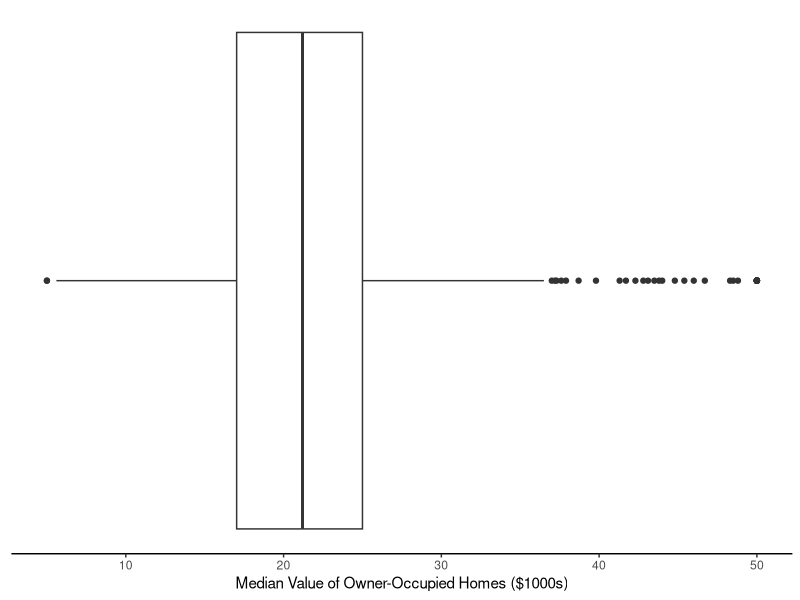
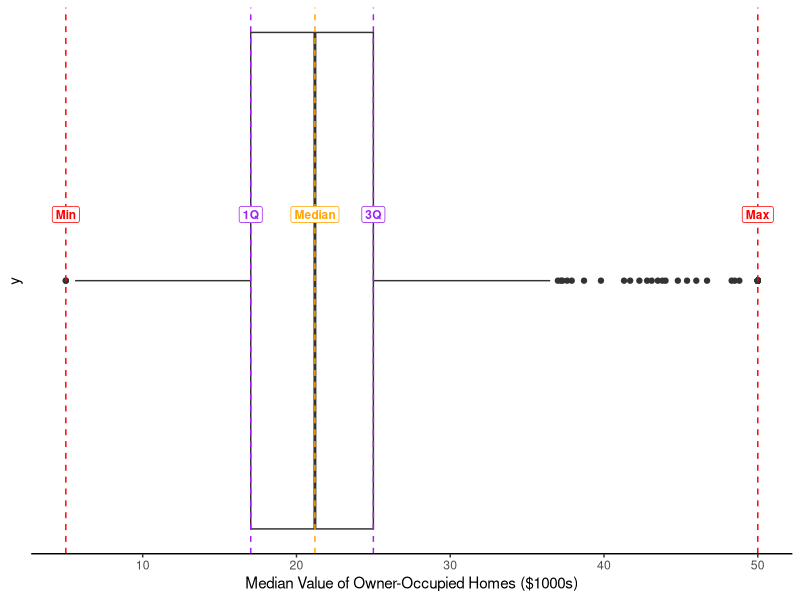
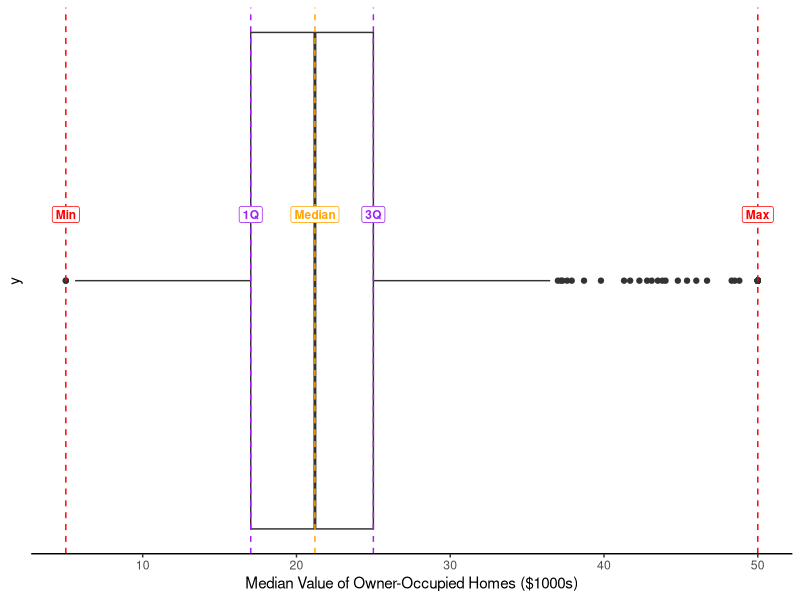
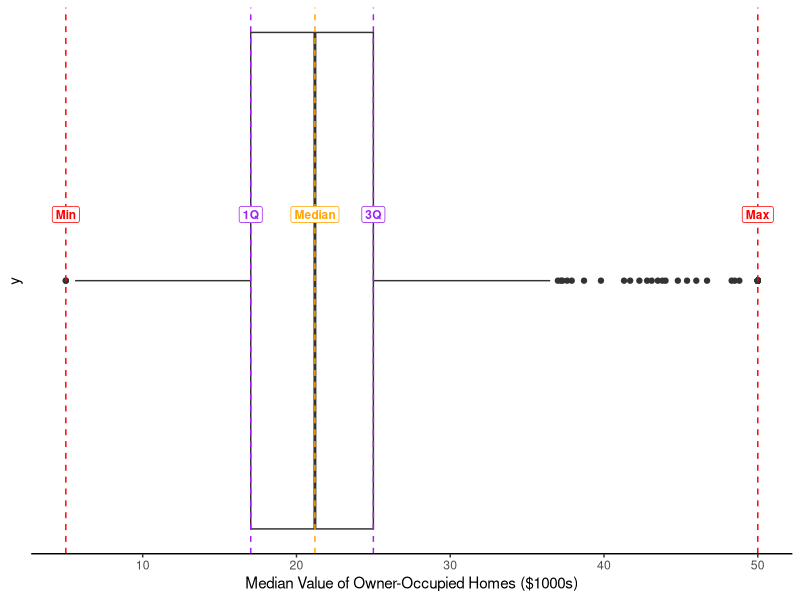
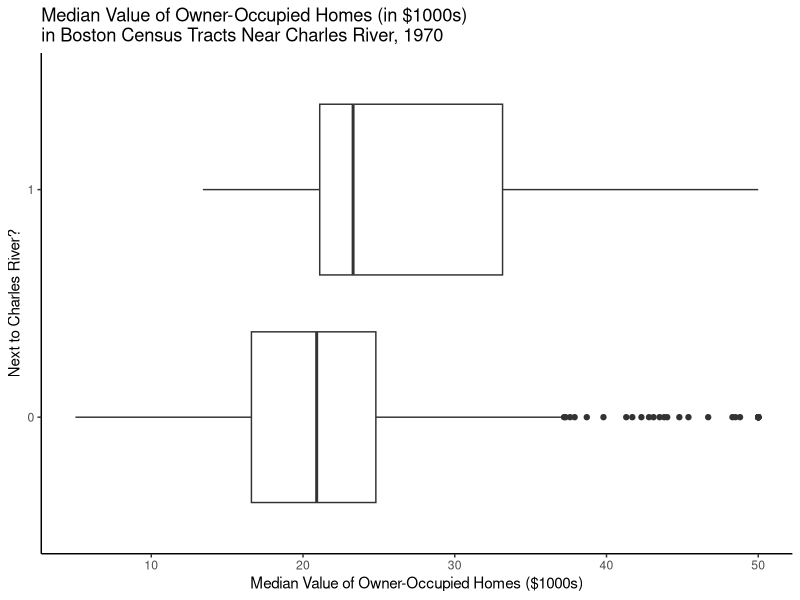
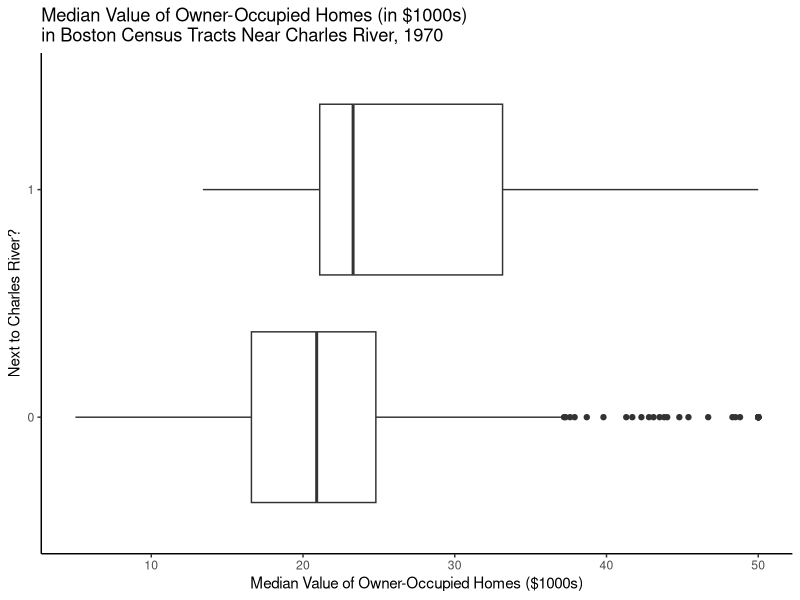
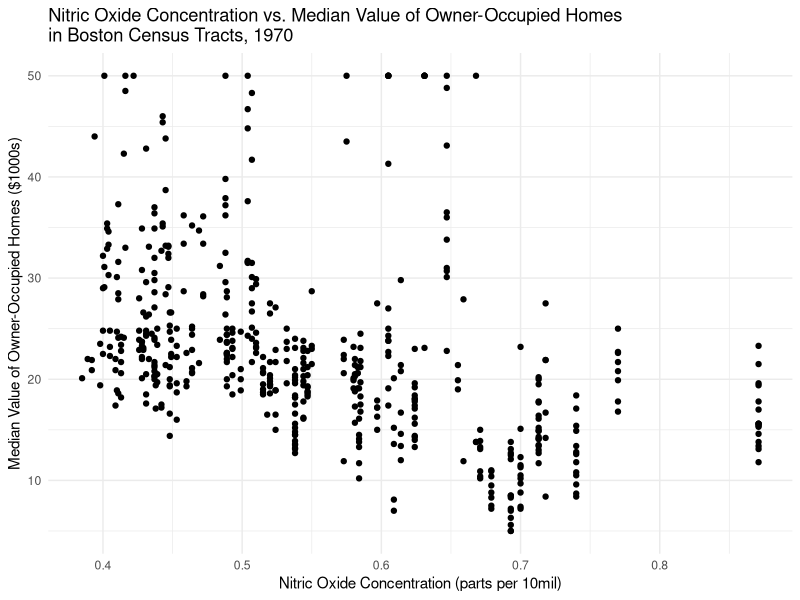
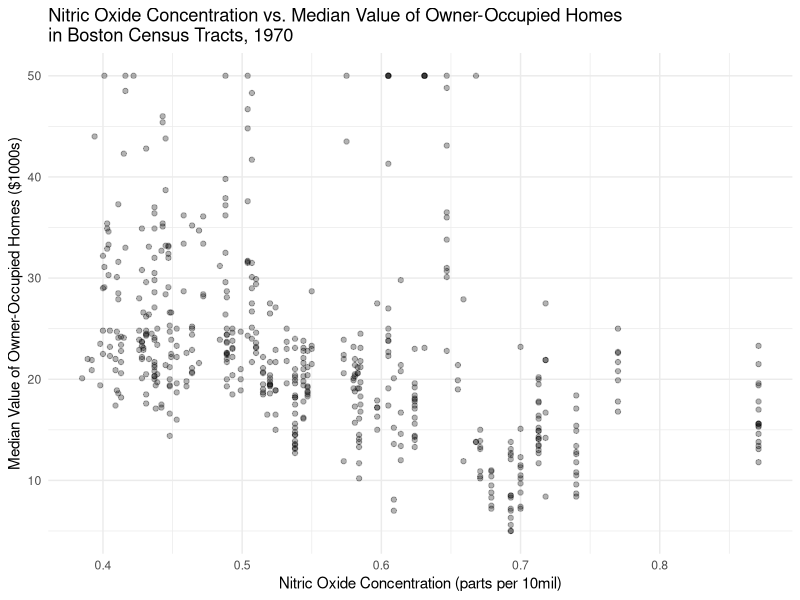

The R script that drew these images, in order: (Note: this script raises an error after producing the figures.)
## ---- chunk 1
library(mlbench)
library(ggplot2)
data(BostonHousing2)
## ---- chunk 2
ggplot(BostonHousing2, aes(x = medv)) +
  geom_boxplot() + theme_classic() + 
  theme(axis.text.y = element_blank(),
        axis.ticks.y = element_blank(),
        axis.line.y = element_blank()) +
  labs(x = "Median Value of Owner-Occupied Homes ($1000s)")
## ---- chunk 3
#| echo: false
ggplot(BostonHousing2, aes(x = medv)) +
  geom_boxplot() + theme_classic() + 
  theme(axis.text.y = element_blank(),
        axis.ticks.y = element_blank(),
        axis.line.y = element_blank()) +
  labs(x = "Median Value of Owner-Occupied Homes ($1000s)") +
  geom_vline(aes(xintercept = min(medv)), 
              color = "red", 
             linetype="dashed") +
  geom_vline(aes(xintercept = max(medv)), 
              color = "red", 
             linetype="dashed") + 
  geom_vline(aes(xintercept = median(medv)), 
              color = "orange", 
             linetype="dashed") + 
  geom_vline(aes(xintercept = quantile(medv)[2]), 
              color = "purple", 
             linetype="dashed") +
  geom_vline(aes(xintercept = quantile(medv)[4]), 
              color = "purple", 
             linetype="dashed") +
  annotate("label", x = min(BostonHousing2$medv), y = 0.1, size = 3, 
           label = "Min", color = "red", fontface = "bold") +
  annotate("label", x = quantile(BostonHousing2$medv, 0.25), y = 0.1, size = 3, 
           label = "1Q", color = "purple", fontface = "bold") +
  annotate("label", x = median(BostonHousing2$medv), y = 0.1, size = 3, 
           label = "Median", color = "orange", fontface = "bold") +
  annotate("label", x = quantile(BostonHousing2$medv, 0.75), y = 0.1, size = 3, 
           label = "3Q", color = "purple", fontface = "bold") +
  annotate("label", x = max(BostonHousing2$medv), y = 0.1, size = 3, 
           label = "Max", color = "red", fontface = "bold")
## ---- chunk 4
summary(BostonHousing2$medv)
summary(BostonHousing2$medv)[c(2, 5)] + c(-1, 1) * 1.5 * IQR(BostonHousing2$medv)
## ---- chunk 5
#| echo: false
ggplot(BostonHousing2, aes(x = medv)) +
  geom_boxplot() + theme_classic() + 
  theme(axis.text.y = element_blank(),
        axis.ticks.y = element_blank(),
        axis.line.y = element_blank()) +
  labs(x = "Median Value of Owner-Occupied Homes ($1000s)") +
  geom_vline(aes(xintercept = min(medv)), 
              color = "red", 
             linetype="dashed") +
  geom_vline(aes(xintercept = max(medv)), 
              color = "red", 
             linetype="dashed") + 
  geom_vline(aes(xintercept = median(medv)), 
              color = "orange", 
             linetype="dashed") + 
  geom_vline(aes(xintercept = quantile(medv)[2]), 
              color = "purple", 
             linetype="dashed") +
  geom_vline(aes(xintercept = quantile(medv)[4]), 
              color = "purple", 
             linetype="dashed") +
  annotate("label", x = min(BostonHousing2$medv), y = 0.1, size = 3, 
           label = "Min", color = "red", fontface = "bold") +
  annotate("label", x = quantile(BostonHousing2$medv, 0.25), y = 0.1, size = 3, 
           label = "1Q", color = "purple", fontface = "bold") +
  annotate("label", x = median(BostonHousing2$medv), y = 0.1, size = 3, 
           label = "Median", color = "orange", fontface = "bold") +
  annotate("label", x = quantile(BostonHousing2$medv, 0.75), y = 0.1, size = 3, 
           label = "3Q", color = "purple", fontface = "bold") +
  annotate("label", x = max(BostonHousing2$medv), y = 0.1, size = 3, 
           label = "Max", color = "red", fontface = "bold")
## ---- chunk 6
#| echo: false
ggplot(BostonHousing2, aes(x = medv)) +
  geom_boxplot() + theme_classic() + 
  theme(axis.text.y = element_blank(),
        axis.ticks.y = element_blank(),
        axis.line.y = element_blank()) +
  labs(x = "Median Value of Owner-Occupied Homes ($1000s)") +
  geom_vline(aes(xintercept = min(medv)), 
              color = "red", 
             linetype="dashed") +
  geom_vline(aes(xintercept = max(medv)), 
              color = "red", 
             linetype="dashed") + 
  geom_vline(aes(xintercept = median(medv)), 
              color = "orange", 
             linetype="dashed") + 
  geom_vline(aes(xintercept = quantile(medv)[2]), 
              color = "purple", 
             linetype="dashed") +
  geom_vline(aes(xintercept = quantile(medv)[4]), 
              color = "purple", 
             linetype="dashed") +
  annotate("label", x = min(BostonHousing2$medv), y = 0.1, size = 3, 
           label = "Min", color = "red", fontface = "bold") +
  annotate("label", x = quantile(BostonHousing2$medv, 0.25), y = 0.1, size = 3, 
           label = "1Q", color = "purple", fontface = "bold") +
  annotate("label", x = median(BostonHousing2$medv), y = 0.1, size = 3, 
           label = "Median", color = "orange", fontface = "bold") +
  annotate("label", x = quantile(BostonHousing2$medv, 0.75), y = 0.1, size = 3, 
           label = "3Q", color = "purple", fontface = "bold") +
  annotate("label", x = max(BostonHousing2$medv), y = 0.1, size = 3, 
           label = "Max", color = "red", fontface = "bold")
## ---- chunk 7
ex1 = c(4.6, 4.5, 4.3, 4.2)
mean(ex1); median(ex1)
sd(ex1); IQR(ex1)
## ---- chunk 8
ex1 = c(ex1, 10.1)
mean(ex1); median(ex1)
sd(ex1); IQR(ex1)
## ---- chunk 9
ggplot(BostonHousing2, aes(x = medv, y = chas)) +
  geom_boxplot() + theme_classic() +
  labs(x = "Median Value of Owner-Occupied Homes ($1000s)",
       y = "Next to Charles River?",
       title = "Median Value of Owner-Occupied Homes (in $1000s)\nin Boston Census Tracts Near Charles River, 1970")
## ---- chunk 10
ggplot(BostonHousing2, aes(x = medv, y = chas)) +
  geom_boxplot() + theme_classic() +
  labs(x = "Median Value of Owner-Occupied Homes ($1000s)",
       y = "Next to Charles River?",
       title = "Median Value of Owner-Occupied Homes (in $1000s)\nin Boston Census Tracts Near Charles River, 1970")
## ---- chunk 11
ggplot(BostonHousing2, aes(x = nox, y = medv)) +
  geom_point() + theme_minimal() +
  labs(x = "Nitric Oxide Concentration (parts per 10mil)",
       y = "Median Value of Owner-Occupied Homes ($1000s)",
       title = "Nitric Oxide Concentration vs. Median Value of Owner-Occupied Homes\nin Boston Census Tracts, 1970")
## ---- chunk 12
ggplot(BostonHousing2, aes(x = nox, y = medv)) +
  geom_point(alpha = 0.3) + theme_minimal() +
  labs(x = "Nitric Oxide Concentration (parts per 10mil)",
       y = "Median Value of Owner-Occupied Homes ($1000s)",
       title = "Nitric Oxide Concentration vs. Median Value of Owner-Occupied Homes\nin Boston Census Tracts, 1970")
## ---- chunk 13
ggplot(BostonHousing2, aes(x = nox, y = medv)) +
  geom_point(alpha = 0.3) + theme_minimal() +
  labs(x = "Nitric Oxide Concentration (parts per 10mil)",
       y = "Median Value of Owner-Occupied Homes ($1000s)",
       title = "Nitric Oxide Concentration vs. Median Value of Owner-Occupied Homes\nin Boston Census Tracts, 1970") +
  geom_smooth(method = "lm") + 
  annotate("label", x = 0.8, y = 50, size = 3, 
           label = paste("Corr.", round(cor(BostonHousing2$nox, BostonHousing2$medv), 3)), color = "red", fontface = "bold")
## ---- chunk 14
ggplot(BostonHousing2, aes(x = nox, y = medv, colour = lstat)) +
  geom_point(alpha = 0.3) + theme_minimal() +
  labs(x = "Nitric Oxide Concentration (parts per 10mil)",
       y = "Median Value of Owner-Occupied Homes ($1000s)",
       colour = "% Lower Status",
       title = "Nitric Oxide Concentration vs. Median Value of Owner-Occupied Homes\nin Boston Census Tracts, 1970") +
  geom_smooth(method = "lm", color = "blue") + 
  annotate("label", x = 0.8, y = 50, size = 3, 
           label = paste("Corr.", round(cor(BostonHousing2$nox, BostonHousing2$medv), 3)), color = "red", fontface = "bold")
## ---- chunk 15
lakes = data.frame(year = 1875:1972, level = as.numeric(LakeHuron))

ggplot(lakes, aes(x = year, y = level)) + 
  geom_line() +
  theme_minimal() +
  labs(title = "Levels (in ft) on Lake Huron, 1875-1972") +
  ylab("Level (ft)") +
  xlab("Year")
## ---- chunk 16
#| echo: false
library(maps)
boston <- map_data("county", region = "Massachusetts")

ggplot(BostonHousing2, aes(x = lon, y = lat, colour = medv)) +
  geom_polygon(data = boston,
               aes(x = long, y = lat, group = group),
               fill = NA, color = "black") +
  geom_point(data = BostonHousing2, 
             aes(x = lon, y = lat, colour = medv),
             alpha = 0.2) + theme_classic() +
  coord_map("albers",  lat0 = 45.5, lat1 = 29.5) +
  labs(x = "",
       y = "",
       colour = "Median\nHousing\nValues\n($1000s)",
       title = "Median Value of Owner-Occupied Homes\n
across Boston Census Tracts, 1970") +
  theme(axis.text.x = element_blank(),
        axis.ticks.x = element_blank(),
        axis.line.x = element_blank(),
        axis.text.y = element_blank(),
        axis.ticks.y = element_blank(),
        axis.line.y = element_blank())

